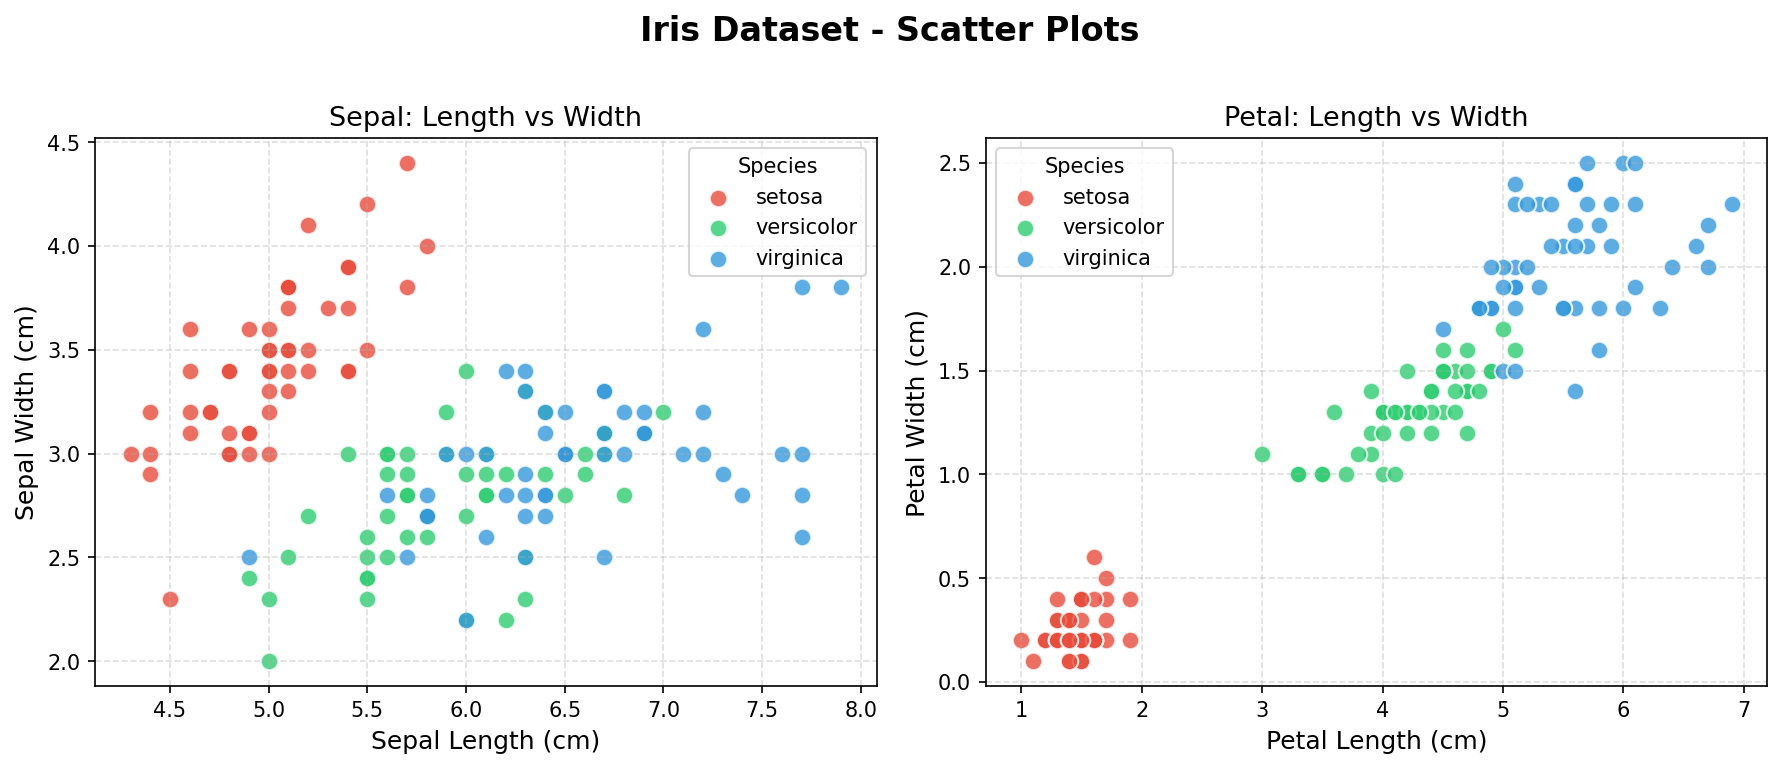

Python code for this plot:
# ライブラリのインポート
import matplotlib.pyplot as plt
import matplotlib.patches as mpatches
from sklearn.datasets import load_iris
import numpy as np

# --------------------------------------------------
# 1. データの読み込み
# --------------------------------------------------
iris = load_iris()
X = iris.data        # 特徴量（sepal length/width, petal length/width）
y = iris.target      # ラベル（0:setosa, 1:versicolor, 2:virginica）
target_names = iris.target_names  # クラス名

# --------------------------------------------------
# 2. 散布図の描画
# --------------------------------------------------
# 色の設定（クラスごとに異なる色を使用）
colors = ['#E74C3C', '#2ECC71', '#3498DB']

fig, axes = plt.subplots(1, 2, figsize=(12, 5))
fig.suptitle('Iris Dataset - Scatter Plots', fontsize=16, fontweight='bold', y=1.02)

# ---- グラフ1: がく片（Sepal）の長さ vs 幅 ----
ax1 = axes[0]
for i, (name, color) in enumerate(zip(target_names, colors)):
    mask = y == i  # クラスiのデータのみ抽出
    ax1.scatter(
        X[mask, 0],  # Sepal Length（がく片の長さ）
        X[mask, 1],  # Sepal Width（がく片の幅）
        c=color, label=name, alpha=0.8, edgecolors='white', s=70
    )
ax1.set_xlabel('Sepal Length (cm)', fontsize=12)
ax1.set_ylabel('Sepal Width (cm)', fontsize=12)
ax1.set_title('Sepal: Length vs Width', fontsize=13)
ax1.legend(title='Species', fontsize=10)
ax1.grid(True, linestyle='--', alpha=0.4)

# ---- グラフ2: 花びら（Petal）の長さ vs 幅 ----
ax2 = axes[1]
for i, (name, color) in enumerate(zip(target_names, colors)):
    mask = y == i  # クラスiのデータのみ抽出
    ax2.scatter(
        X[mask, 2],  # Petal Length（花びらの長さ）
        X[mask, 3],  # Petal Width（花びらの幅）
        c=color, label=name, alpha=0.8, edgecolors='white', s=70
    )
ax2.set_xlabel('Petal Length (cm)', fontsize=12)
ax2.set_ylabel('Petal Width (cm)', fontsize=12)
ax2.set_title('Petal: Length vs Width', fontsize=13)
ax2.legend(title='Species', fontsize=10)
ax2.grid(True, linestyle='--', alpha=0.4)

# --------------------------------------------------
# 3. レイアウト調整して保存・表示
# --------------------------------------------------
plt.tight_layout()
plt.savefig('/mnt/user-data/outputs/iris_scatter.png', dpi=150, bbox_inches='tight')
print("散布図を保存しました: iris_scatter.png")
plt.show()
